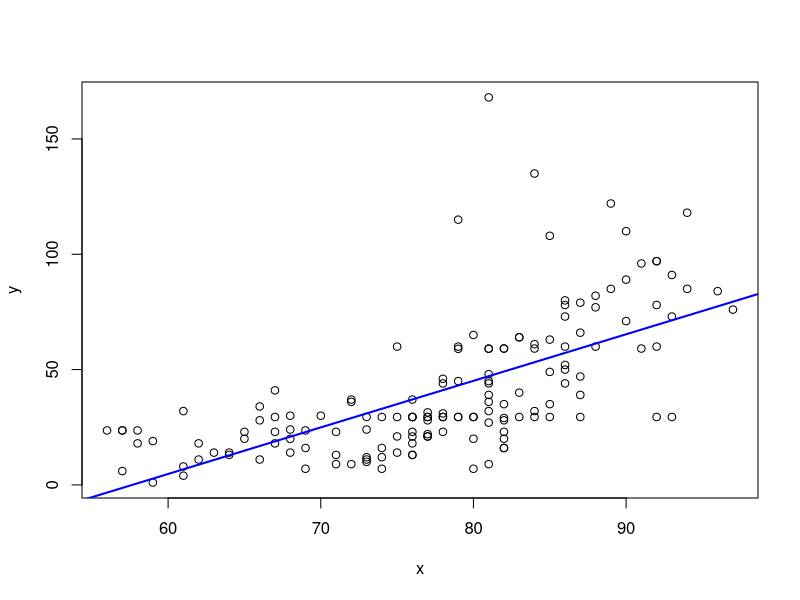
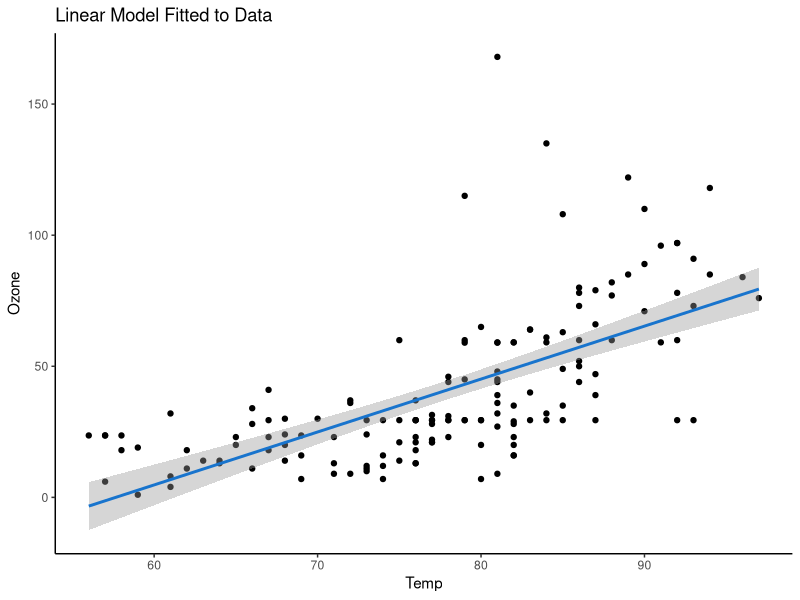
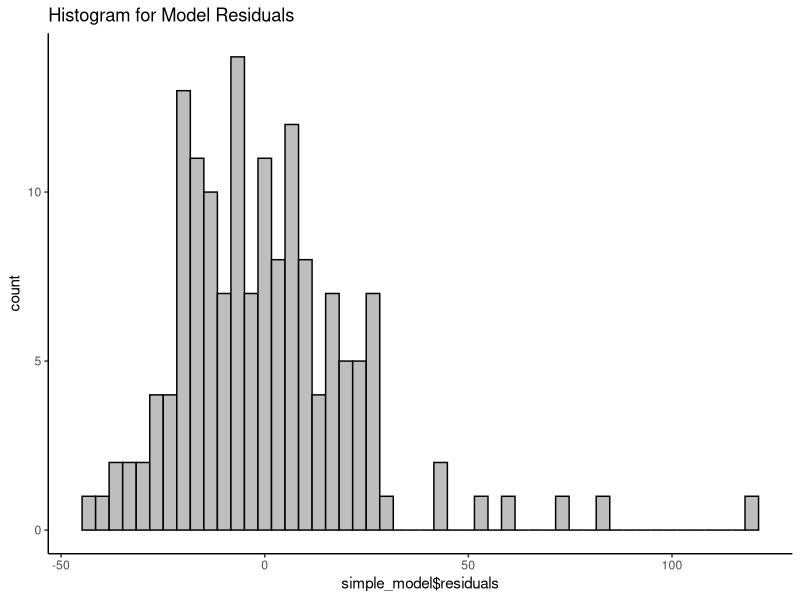

The R source for these figures, in order:
## ---- chunk 1
data('airquality')
str(airquality)
## ---- chunk 2
head(airquality)
## ---- chunk 3
mapply(anyNA, airquality)
## ---- chunk 4
for (i in 1:nrow(airquality)){
  if(is.na(airquality[i,'Ozone'])){
    airquality[i,'Ozone'] = mean(airquality[
      which(airquality[, 'Month'] == airquality[i, 'Month']), 
            'Ozone'],na.rm = TRUE)
  }
  
  if(is.na(airquality[i,'Solar.R'])){
    airquality[i,'Solar.R'] = mean(airquality[
      which(airquality[, 'Month'] == airquality[i, 'Month']), 
            'Solar.R'],na.rm = TRUE)
  }
  
}
## ---- chunk 5
head(airquality)
## ---- chunk 6
# select predictor attribute
x =  airquality[, 'Temp']
                
# select target attribute
y = airquality[, 'Ozone'] 
## ---- chunk 7

simple_model  = lm(y~x)

# provides regression line coefficients, i.e., slope and y-intercept
simple_model
## ---- chunk 8

# scatter plot between x and y
plot(y~x)
# plot the regression line
abline(simple_model, col = 'blue', lwd = 2)
## ---- chunk 9
summary(simple_model)
## ---- chunk 10

library(ggplot2)

p = ggplot(data = airquality, aes(x, y)) + geom_point() +
stat_smooth(method = 'lm', col = 'dodgerblue3') +
theme(panel.background = element_rect(fill = 'white'),
axis.line.x=element_line(),
axis.line.y=element_line()) + ggtitle('Linear Model Fitted to Data')

p + labs(x = 'Temp', y = 'Ozone')
## ---- chunk 11
ggplot(data = airquality, aes(simple_model$residuals)) +
geom_histogram(bins = 50, color = 'black', fill = 'grey') +
theme(panel.background = element_rect(fill = 'white'),
axis.line.x=element_line(),
axis.line.y=element_line()) +
ggtitle('Histogram for Model Residuals')

## ---- chunk 12

# select predictor attribute
x =  data.matrix(airquality[, 2:6])
                
# select target attribute
y = airquality[, 'Ozone']
## ---- chunk 13
multi_model = lm(y~x, data = airquality)

summary(multi_model)
## ---- chunk 14

## ---- chunk 15

# split into train-test set
#library(caTools)
#x_train = subset(x, sample.split(airquality, SplitRatio = 0.7) == TRUE)
#y_train = subset(y, sample.split(airquality, SplitRatio = 0.7) == TRUE)

#x_test = subset(x, sample.split(airquality, SplitRatio = 0.7) == FALSE)
#y_test = subset(y, sample.split(airquality, SplitRatio = 0.7) == FALSE)
